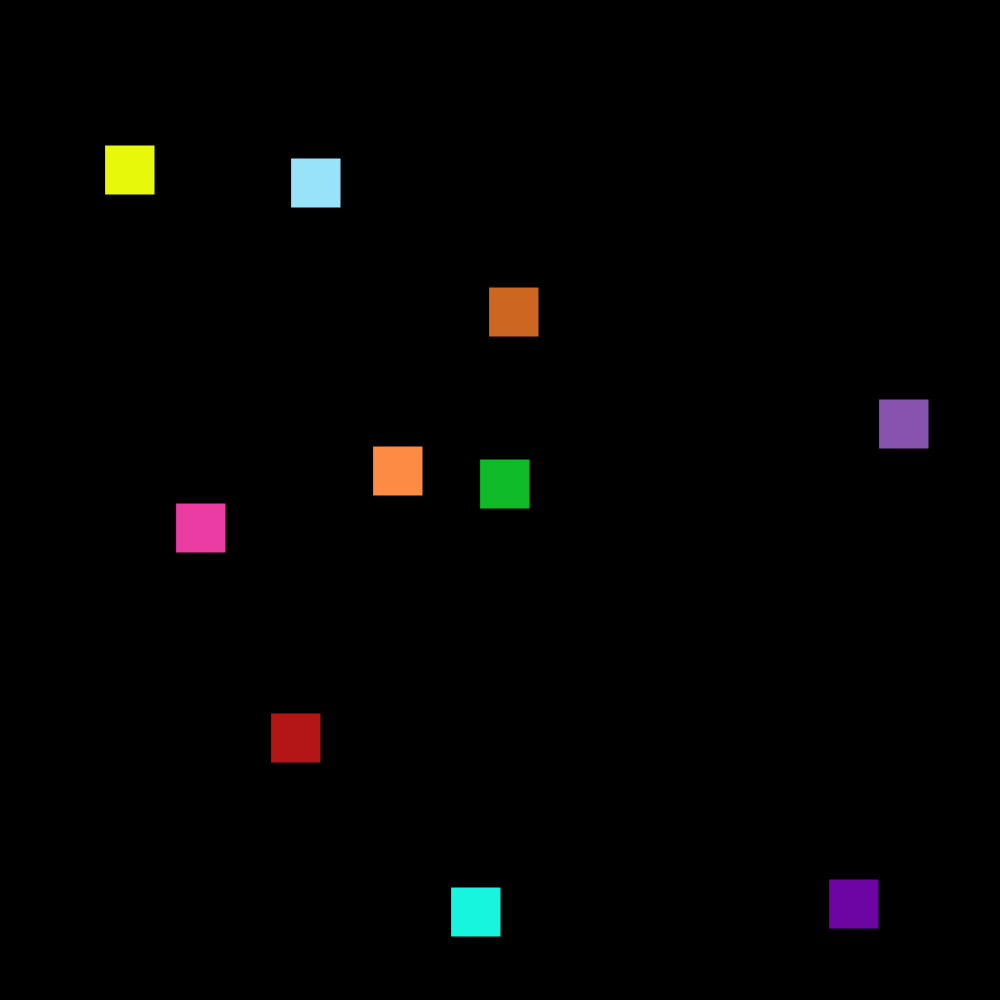
Frame 1 (no input)
Frame 60 (no input): identical to frame 1, image omitted
Frame 120 (the mouse pressed at the canvas centre since frame 60): identical to frame 1, image omitted

The p5.js sketch that drew this single still picture (run headless with seeded random() and noise() and a simulated clock; from frame 60 on, the mouse is pressed at the canvas centre):

// p5.js sketch
// ── sketch.js
let gen = [];
let cur_gen_count = 1;

let t = 0;
let cur_t = 0;

function setup() {
    createCanvas(1000, 1000);
    console.log(`Generation ${cur_gen_count}`)
    for(let i = 0; i < 10; i++) {
        let p = new Parent();
        gen.push(p);
    }
    setInterval(() => {
        t++;
    }, 15000) 
}

function next_gen() {
    gen.sort((a, b) => a.time_alive - b.time_alive)
    let p1 = gen[0];
    let p2 = gen[1];
    let copy = [];
    for(let i = 0; i < 5; i++) {
        let c = new Child(p1);
        copy.push(c);
    }
    for(let i = 0; i < 5; i++) {
        let c = new Child(p2);
        copy.push(c);
    }
    gen = copy;
}

function draw() {
    background(0, 0, 0);

    if(t != cur_t) {
        cur_t = t;
        cur_gen_count++;
        console.log(`Generation ${cur_gen_count}`)
        next_gen();
    }

    for(let i = 0; i < gen.length; i++){ 
        gen[i].draw();
    }
}


function mouseClicked() {
    for(let i = 0; i < gen.length; i++) {
        gen[i].clicked();
    }
}
// ── Child.js
class Child {
    color = [];
    alive = true;
    time_alive = 0;

    constructor(p) {
        let a = Math.floor(Math.random() * 20) - 10;
        let b = Math.floor(Math.random() * 20) - 10;
        let c = Math.floor(Math.random() * 20) - 10;

        this.alive = true;

        this.color = [p.color[0] + a, p.color[1] + b, p.color[2] + c];

        this.x = Math.floor(Math.random() * 1000);
        this.y = Math.floor(Math.random() * 1000);

        setInterval(() => {
            if(this.alive) {
                this.time_alive++;
            }
        }, 1000);
    }

    draw() {
        if(this.alive) {
            fill(this.color[0], this.color[1], this.color[2]);
            rect(this.x, this.y, 50, 50);
        }
    }

    clicked() {
        let d = dist(mouseX, mouseY, this.x, this.y);
        if(d <= Math.sqrt(1250)) {
            console.log(this.time_alive);
            this.alive = false;
        }
    }
}
// ── Parent.js
class Parent {
    color = [];

    alive = true;

    time_alive = 0;

    constructor() {
        let a = Math.floor(Math.random() * 256);
        let b = Math.floor(Math.random() * 256);
        let c = Math.floor(Math.random() * 256);

        this.time_alive = 0;

        this.alive = true;

        this.color = [a, b, c];

        this.x = Math.floor(Math.random() * 900);
        this.y = Math.floor(Math.random() * 900);

        setInterval(() => {
            if(this.alive) {
                this.time_alive++;
            }
        }, 1000);
    }

    draw() {
        if(this.alive) {
            fill(this.color[0], this.color[1], this.color[2]);
            rect(this.x, this.y, 50, 50);
        }
    }

    clicked() {
        let d = dist(mouseX, mouseY, this.x, this.y);
        if(d <= Math.sqrt(1250)) {
            console.log(this.time_alive);
            this.alive = false;
        }
    }
}
